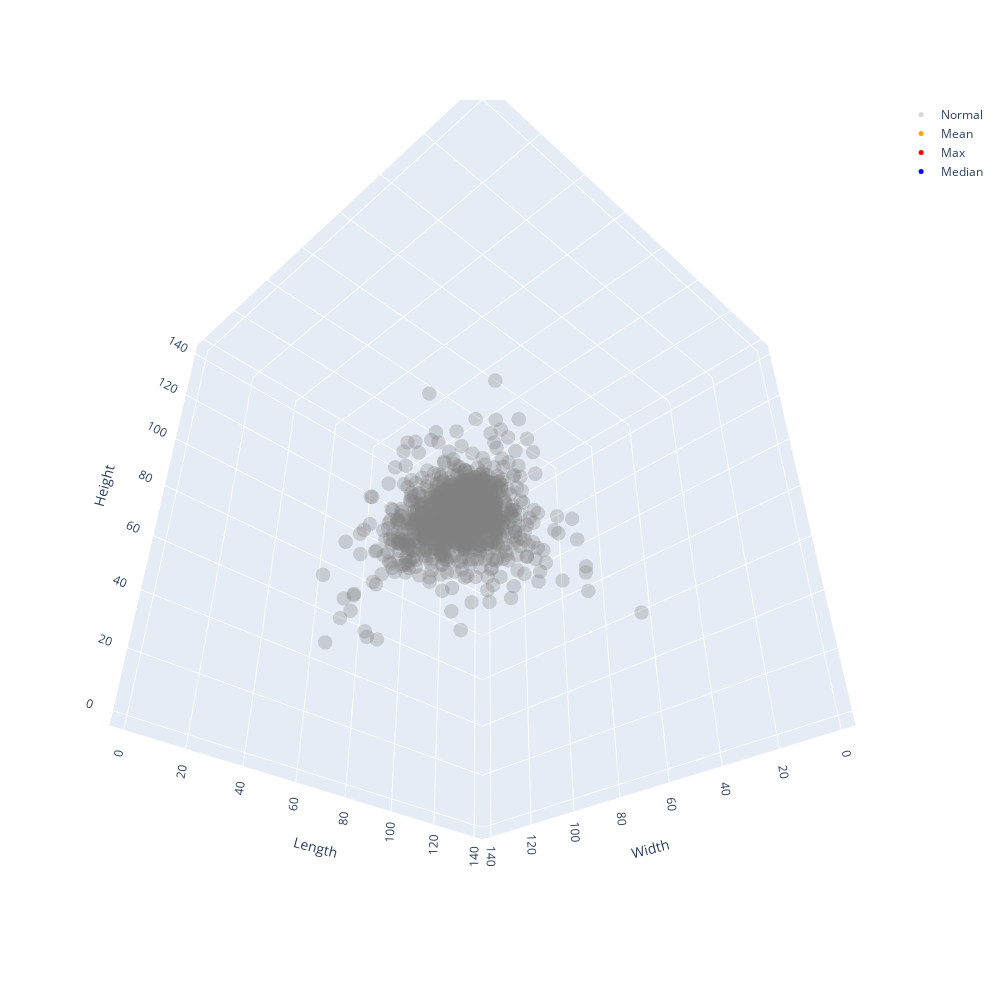

Here is the notebook cell this chart was saved with:
### Code cell
import plotly.graph_objects as go
import pandas as pd

df = pd.read_csv('4-tumor-bounding-box-2.csv')
df = df.loc[~df[['length','width', 'height']].apply(sorted, axis=1).duplicated()]

normal = df.where(df['color'] == 'normal')
x1 = normal['length']
y1 = normal['width']
z1 = normal['height']

mean = df.where(df['color'] == 'mean')
x2 = mean['length']
y2 = mean['width']
z2 = mean['height']

max = df.where(df['color'] == 'max')
x3 = max['length']
y3 = max['width']
z3 = max['height']

median = df.where(df['color'] == 'median')
x4 = median['length']
y4 = median['width']
z4 = median['height']

x5 = [140]
y5 = [140]
z5 = [140]

fig = go.Figure()
fig.add_trace(go.Scatter3d(x=x1, y=y1, z=z1, mode='markers', name='Normal', opacity=0.3, marker=dict(color='grey')))
fig.add_trace(go.Scatter3d(x=x2, y=y2, z=z2, mode='markers', name='Mean', marker=dict(color='orange')))
fig.add_trace(go.Scatter3d(x=x3, y=y3, z=z3, mode='markers', name='Max', marker=dict(color='red')))
fig.add_trace(go.Scatter3d(x=x4, y=y4, z=z4, mode='markers', name='Median', marker=dict(color='blue')))
fig.add_trace(go.Scatter3d(x=x5, y=y5, z=z5, mode='markers', name=' ', opacity=0.0001))

camera = dict(
    up=dict(x=0, y=0, z=1),
    center=dict(x=0, y=0, z=0),
    # eye=dict(x=1.25, y=1.25, z=1.25)
    # eye=dict(x=1.25, y=-1.25, z=1.25)
    # eye=dict(x=-1.25, y=-1.25, z=1.25)
    # eye=dict(x=1.25, y=1.25, z=-1.25)
    # eye=dict(x=1.25, y=-1.25, z=-1.25)
    eye=dict(x=-1.25, y=-1.25, z=-1.25)
)

fig.update_layout(
    autosize=False,
    width=1000,
    height=1000,
    title='',
    scene=dict(
        xaxis_title='Length',
        yaxis_title='Width',
        zaxis_title='Height'
    ),
    scene_camera=camera
)
fig.update_traces(marker=dict(size=5))

fig.show()

### Figure 1 — Plotly figure (JSON) as saved in the notebook; plotly's stock layout.template omitted (floating-point values rounded to 4 significant figures; data arrays with more than 128 entries replaced by an {"elided": "..."} marker saying what was removed)
{"data": [{"marker": {"color": "grey", "size": 5}, "mode": "markers", "name": "Normal", "opacity": 0.3, "type": "scatter3d", "x": {"elided": "1170 int values"}, "y": {"elided": "1170 int values"}, "z": {"elided": "1170 int values"}}, {"marker": {"color": "orange", "size": 5}, "mode": "markers", "name": "Mean", "type": "scatter3d", "x": {"elided": "1170 int values"}, "y": {"elided": "1170 int values"}, "z": {"elided": "1170 int values"}}, {"marker": {"color": "red", "size": 5}, "mode": "markers", "name": "Max", "type": "scatter3d", "x": {"elided": "1170 int values"}, "y": {"elided": "1170 int values"}, "z": {"elided": "1170 int values"}}, {"marker": {"color": "blue", "size": 5}, "mode": "markers", "name": "Median", "type": "scatter3d", "x": {"elided": "1170 int values"}, "y": {"elided": "1170 int values"}, "z": {"elided": "1170 int values"}}, {"marker": {"size": 5}, "mode": "markers", "name": " ", "opacity": 0.0001, "type": "scatter3d", "x": [140], "y": [140], "z": [140]}], "layout": {"autosize": false, "height": 1000, "scene": {"camera": {"center": {"x": 0, "y": 0, "z": 0}, "eye": {"x": -1.25, "y": -1.25, "z": -1.25}, "up": {"x": 0, "y": 0, "z": 1}}, "xaxis": {"title": {"text": "Length"}}, "yaxis": {"title": {"text": "Width"}}, "zaxis": {"title": {"text": "Height"}}}, "title": {"text": ""}, "width": 1000}}
